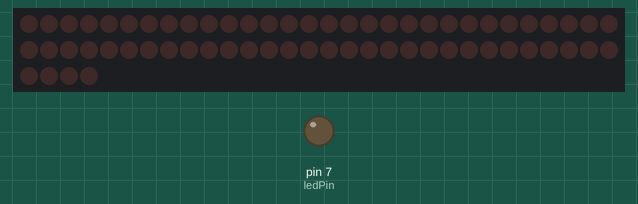
This sketch was run on a simulated Arduino Uno, built with avr-gcc and run on an emulated ATmega328P. Shown: 64 shift-register outputs drawn as a row of LEDs (first output left, lit = HIGH), output pins drawn as LEDs (lit = HIGH). Wiring (inferred from the names in the program): 8 × shift register (74HC595): data pin 6; shift clock pin 5; latch pin 4; OE pin 3. Wiring (inferred from the signals the program sends): row of LEDs: on Q0, Q1, Q2, Q3, Q4, Q5, Q6, Q7, Q8, Q9, Q10, Q11, Q12, Q13, Q14, Q15, Q16, Q17, Q18, Q19, Q20, Q21, Q22, Q23, Q24, Q25, Q26, Q27, Q28, Q29, Q30, Q31, Q32, Q33, Q34, Q35, Q36, Q37, Q38, Q39, Q40, Q41, Q42, Q43, Q44, Q45, Q46, Q47, Q48, Q49, Q50, Q51, Q52, Q53, Q54, Q55, Q56, Q57, Q58, Q59, Q60, Q61, Q62, Q63. Pins used as bus, display or sensor lines are not drawn.

Above: at 6.21 s.
Timing chart, 0 to 11.4 s (numbered marks = the images above):
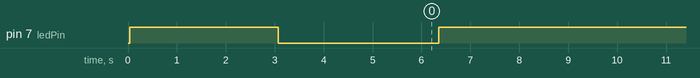

Measured:
- by itself, pin 7 (ledPin): HIGH → LOW at 3.1 s, → HIGH 3.3 s later, → LOW 17.5 s later, → HIGH 0.81 s later, … (8 changes in this stretch)

The sketch:

main.ino
```cpp
// 28.12.23 - Illia Fortus, illia.fortus@mail.huji.ac.il
// simple arduino code for N rows  - different shapes
// THIS IS THE CURRENTLY RUNNING CODE - 28.12.23

#include <Arduino.h>
#include <string.h>
#include <SPI.h>
#include "CONSTANTS.h"  // include constants file

// SETUP
void setup() {
  //define pinmode
  pinMode(OE_Pin, OUTPUT);
  pinMode(latchPin, OUTPUT);
  pinMode(dataPin, OUTPUT);
  pinMode(clockPin, OUTPUT);
  pinMode(ledPin, OUTPUT);

  // reset all valves enable pin
  digitalWrite(OE_Pin, HIGH);
  delay(10);
  digitalWrite(OE_Pin, LOW);

  off_all_valves();
  delay(10);
  // turn on all valves for 1 sec and then close
  digitalWrite(ledPin, HIGH);
  on_all_valves();
  delay(DELAYSHAPES);
  off_all_valves();
  digitalWrite(ledPin, LOW);
  delay(DELAYSHAPES);
}

// LOOP
void loop() {
  off_all_valves();  // reset all
  delay(100);        // delay of 100 ms

  draw_rows();
  off_all_valves();
  delay(DELAYSHAPES);

  draw_cross();
  off_all_valves();
  delay(DELAYSHAPES);

  draw_wave();
  off_all_valves();

  delay(10000);  // delay of 10 seconds
}

// switch off all valves
void off_all_valves() {
  digitalWrite(OE_Pin, HIGH);
  digitalWrite(dataPin, LOW);
  for (int j = 0; j < numValves; j++) {
    digitalWrite(clockPin, HIGH);
    digitalWrite(clockPin, LOW);
  }
  digitalWrite(latchPin, HIGH);
  digitalWrite(latchPin, LOW);
  digitalWrite(OE_Pin, LOW);
}

// switch on all valves
void on_all_valves() {
  digitalWrite(OE_Pin, HIGH);
  digitalWrite(dataPin, HIGH);
  for (int j = 0; j < numValves; j++) {
    digitalWrite(clockPin, HIGH);
    digitalWrite(clockPin, LOW);
  }
  digitalWrite(latchPin, HIGH);
  digitalWrite(latchPin, LOW);
  digitalWrite(OE_Pin, LOW);
}

// write frames of 16
void write_frame(uint16_t frame_data, bool send, bool dir) {
  byte msb = highByte(frame_data);  // Extract the most significant byte (8 bits)
  shiftOut(dataPin, clockPin, MSBFIRST, msb);

  byte lsb = lowByte(frame_data);  // Extract the least significant byte (8 bits)
  shiftOut(dataPin, clockPin, MSBFIRST, lsb);

  if (dir) {
    digitalWrite(latchPin, LOW);
    shiftOut(dataPin, clockPin, MSBFIRST, msb);
    shiftOut(dataPin, clockPin, MSBFIRST, lsb);

    if (send)
      digitalWrite(latchPin, HIGH);
  } else {
    digitalWrite(latchPin, LOW);
    shiftOut(dataPin, clockPin, LSBFIRST, lsb);
    shiftOut(dataPin, clockPin, LSBFIRST, msb);

    if (send)
      digitalWrite(latchPin, HIGH);
  }
}

// function to reverse bit order of uint_16t
//--------------------------------------------------------------------------
int16_t reverseValue(uint16_t val) {
  uint16_t reversedValue = 0;
  for (int i = 0; i < 16; i++) {
    if (val & (1 << i)) {
      reversedValue |= (1 << (15 - i));
    }
  }
  int row_reversed = static_cast<int>(reversedValue);
  return row_reversed;
}
//--------------------------------------------------------------------------

// METHODS
void draw_rows() {
  draw_pattern(numElementsRows, rows_pattern);
}

void draw_cross() {
  draw_pattern(numElementsCross, cross_pattern);
}

void draw_wave() {
  draw_pattern(numElementsWave, wave_pattern);
}

// global function to write every pattern of 16, provide number of rows in the pattern (see CONSTANTS.h), and the pattern itself
//------------------------------------------------------------------------------------------------------------------------------
void draw_pattern(int numElements, uint16_t pattern[]) {
  for (byte rep = 0; rep < numRepetitions; rep++) {
    for (int row = 0; row < numElements; row++) {
      int row_reversed = reverseValue(pattern[row]);
      for (byte i = 0; i < numRows; i++) {
        if (i % 2 == 0) {  // if row is even
          write_frame(pattern[row], 0, 1);
        } else {  // if row is odd
          write_frame(row_reversed, 0, 1);
        }
      }
      // this is for the last row
      if (numRows % 2 == 0) {
        write_frame(row_reversed, 1, 1);
      } else {
        write_frame(pattern[row], 1, 1);
      }

      // now change LEDs - change the value for the desired delay from the start of the pattern
      if (row == 2) {
        digitalWrite(ledPin, HIGH);  // LED on
      }
      if (row == numElementsCross - 2) {
        digitalWrite(ledPin, LOW);  // LED off
      }
      delay(DELAYROWS);
    }
    off_all_valves();
    delay(DELAYREPS);
  }
}
//------------------------------------------------------------------------------------------------------------------------------
// end
```

CONSTANTS.h
```cpp
#ifndef CONSTANTS_H
#define CONSTANTS_H
#include <Arduino.h>

//pin definitions
#define OE_Pin 3    // output enable
#define dataPin 6   // data
#define clockPin 5  // clock
#define latchPin 4  // strobe - push the data in the buffer to the valves
#define ledPin 7    // led strips interfacing

#define numRows 32             // change this value accordingly to the number of rows

// VALUES TO CHANGE
//--------------------------------------------------------------------------
#define numRepetitions 3       // change this for the desired number of repetitions for each single pattern
const int DELAYROWS = 60;      // change this for the desired delay between rows inside the pattern
const int DELAYREPS = 500;     // change this for the desired delay between repetitions of the same pattern
const int DELAYSHAPES = 3000;  // change this for the desired delay between single patterns
//--------------------------------------------------------------------------


#define cardsInRow 4
const int numCards = cardsInRow * numRows;
const int numValves = numCards * 16;

// PATTERNS
const uint16_t rows_pattern[] = {
  0b0000000000000000,
  0b0000000000000000,
  0b1110000000000000,
  0b0111000000000000,
  0b0011100000000000,
  0b0001110000000000,
  0b0000111000000000,
  0b0000011100000000,
  0b0000001110000000,
  0b0000000111000000,
  0b0000000011100000,
  0b0000000001110000,
  0b0000000000111000,
  0b0000000000011100,
  0b0000000000001110,
  0b0000000000000111,
  0b0000000000001110,
  0b0000000000011100,
  0b0000000000111000,
  0b0000000001110000,
  0b0000000011100000,
  0b0000000111000000,
  0b0000001110000000,
  0b0000011100000000,
  0b0000111000000000,
  0b0001110000000000,
  0b0011100000000000,
  0b0111000000000000,
  0b1110000000000000,
  0b0111000000000000,
  0b0011100000000000,
  0b0001110000000000,
  0b0000111000000000,
  0b0000011100000000,
  0b0000001110000000,
  0b0000000111000000,
  0b0000000011100000,
  0b0000000001110000,
  0b0000000000111000,
  0b0000000000011100,
  0b0000000000001110,
  0b0000000000000111,
  0b0000000000000000,
  0b0000000000000000
};
// amount of rows in pattern
const int numElementsRows = sizeof(rows_pattern) / sizeof(rows_pattern[0]);

const uint16_t cross_pattern[] = {
  0b0000000000000000,
  0b0000000000000000,
  0b1110000000000111,
  0b0111000000001110,
  0b0011100000011100,
  0b0001110000111000,
  0b0000111001110000,
  0b0000011111100000,
  0b0000001111000000,
  0b0000000110000000,
  0b0000001111000000,
  0b0000011111100000,
  0b0000111001110000,
  0b0001110000111000,
  0b0011100000011100,
  0b0111000000001110,
  0b1110000000000111,
  0b1110000000000111,
  0b0111000000001110,
  0b0011100000011100,
  0b0001110000111000,
  0b0000111001110000,
  0b0000011111100000,
  0b0000001111000000,
  0b0000000110000000,
  0b0000001111000000,
  0b0000011111100000,
  0b0000111001110000,
  0b0001110000111000,
  0b0011100000011100,
  0b0111000000001110,
  0b1110000000000111,
  0b1110000000000111,
  0b0111000000001110,
  0b0011100000011100,
  0b0001110000111000,
  0b0000111001110000,
  0b0000011111100000,
  0b0000001111000000,
  0b0000000110000000,
  0b0000001111000000,
  0b0000011111100000,
  0b0000111001110000,
  0b0001110000111000,
  0b0011100000011100,
  0b0111000000001110,
  0b1110000000000111,
  0b0000000000000000,
  0b0000000000000000
};

// amount of rows in pattern
const int numElementsCross = sizeof(cross_pattern) / sizeof(cross_pattern[0]);

const uint16_t wave_pattern[] = {
  0b0000000000000000,
  0b1111100000000000,
  0b0001111100000000,
  0b0000000111110000,
  0b0000000000011111,
  0b0000000111110000,
  0b0001111100000000,
  0b1111100000000000,
  0b0001111100000000,
  0b0000000111110000,
  0b0000000000011111,
  0b0000000111110000,
  0b0001111100000000,
  0b1111100000000000,
  0b0001111100000000,
  0b0000000111110000,
  0b0000000000011111,
  0b0000000111110000,
  0b0001111100000000,
  0b1111100000000000,
  0b0001111100000000,
  0b0000000111110000,
  0b0000000000011111,
  0b0000000111110000,
  0b0001111100000000,
  0b1111100000000000,
  0b0001111100000000,
  0b0000000111110000,
  0b0000000000011111,
  0b0000000111110000,
  0b0001111100000000,
  0b1111100000000000,
  0b0000000000000000,
  0b0000000000000000

};

const int numElementsWave = sizeof(wave_pattern) / sizeof(wave_pattern[0]);
#endif /* CONSTANTS_H */
```
